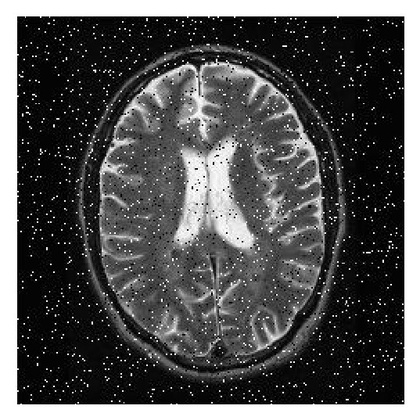
%> input picture LAB 2/Mean_Image1.jpeg, 420 x 420 px, shrunk from 537 x 537 before the run
$ octave Assignment2.m   (GNU Octave 9; MATLAB toolbox functions it lacks are replaced by stand-ins)
%> lines starting %> are read from the running program, lines starting %| are printed output that depends on the picture
### LAB 2/displayMenu.m
function [choice]= displayMenu(options)
for i = 1:length(options)
    fprintf('%d. %s\n', i, options{i});
end

choice = 0;
while ~any(choice == 1:length(options))

    choice = inputNumber('Please insert a number between 1 and 3 to choose menu item: ');

end
%> this loop made 1 pass; the answer given on pass 1: 1

### LAB 2/Compute_Mean.m
function [ output_I1 ] = Compute_Mean(I, K)

    [i, j] = size(I);
    padzero = padarray(I, [(floor(K/2)), (floor(K/2))], 0, 'both');

    for x = 2:(i-1)
        for y = 2:(j-1)
            p = padzero(x:x+K-1, y:y+K-1);
            p_res = reshape(p ,1 ,K*K);
            p_sort= sort(p_res);
            % construct the new image
            output_I1(x,y) = uint8(ceil(sum(p_sort(:)))/(K*K));
        end
    end
end

### LAB 2/inputNumber.m
function [num] = inputNumber(prompt)

while true
    num = str2double(input(prompt, 's'));
    if ~isnan(num)
        return;
    end
end

### LAB 2/Assignment2.m
% Avgousti Savvina 2018030200
% Maragkoudaki Magdalini 2017030169

clc; clear; close all;

% Define menu items
menuItems = {'1.Exercise 1 (Mean Filter)', '2.Exercise 2 (Median Filter)', '3.Exercise 3 (Max & Min Filter)'};


while true
    choice = displayMenu(menuItems);

    % kernel values
    k1 = 3; k2 = 5; k3 = 9; k4 = 7; k5 = 11;

    if choice == 1
        %%%%%%%%%%%%%%%%%%%%%%%%%%%%%% Exercise 1 %%%%%%%%%%%%%%%%%%%%%%%%%%%%%%

        % import the images for Mean Filter
        i_mean1_1 = imread('Mean_Image1.jpeg');
%> i_mean1_1 is the input picture: size 420x420x3 uint8; min 0, max 255, mean 82.9
        i_mean1 = rgb2gray(i_mean1_1);
        i_mean2 = imread('Mean_Image2.jpeg');
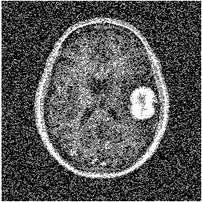
%> input picture LAB 2/Mean_Image2.jpeg, 202 x 202 px, shrunk from 258 x 258 before the run
%> i_mean2 is the input picture: size 202x202 uint8; min 0, max 255, mean 85.1
        figure;
        imshow(i_mean1)
        title('1st Original Photo for Mean Filter')
        figure;
        imshow(i_mean2)
        title('2nd Original Photo for Mean Filter')

        % calling the function Compute_Mean() for picture 1 & 2
        mean1_1 = Compute_Mean(i_mean1, k1);
        mean1_2 = Compute_Mean(i_mean1, k2);
        mean1_3 = Compute_Mean(i_mean1, k3);
        figure;
        subplot(1,3,1); imshow(mean1_1)
        title('Mean filter 3x3 picture 1')
        subplot(1,3,2); imshow(mean1_2)
        title('Mean filter 5x5 picture 1')
        subplot(1,3,3); imshow(mean1_3)
        title('Mean filter 9x9 picture 1')

        mean2_1 = Compute_Mean(i_mean2, k1);
%> call 4 of Compute_Mean, with K = 3
%> in Compute_Mean (call 4), `padzero = padarray(I, [(floor(K/2)), (floor(K/2))], 0, 'both');`:
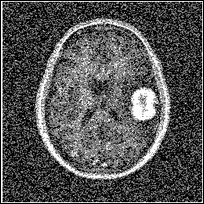
%> padzero: size 204x204 uint8; min 0, max 255, mean 83.5
%> after the loop in Compute_Mean (call 4), `for x = 2:(i-1)`:
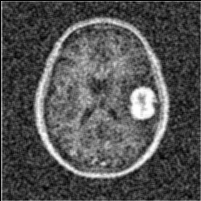
%> output_I1: size 201x201 uint8; min 0, max 253, mean 82.6
        mean2_2 = Compute_Mean(i_mean2, k2);
%> call 5 of Compute_Mean, with K = 5
%> in Compute_Mean (call 5), `padzero = padarray(I, [(floor(K/2)), (floor(K/2))], 0, 'both');`:
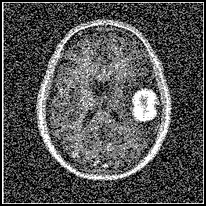
%> padzero: size 206x206 uint8; min 0, max 255, mean 81.9
%> after the loop in Compute_Mean (call 5), `for x = 2:(i-1)`:
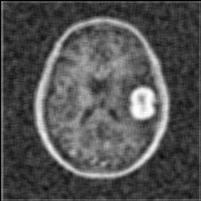
%> output_I1: size 201x201 uint8; min 0, max 253, mean 82.6; mean of the top-left, top-right, bottom-left and bottom-right quarters 79.6, 82.2, 82.5, 85.8
        mean2_3 = Compute_Mean(i_mean2, k3);
%> call 6 of Compute_Mean, with K = 9
%> in Compute_Mean (call 6), `padzero = padarray(I, [(floor(K/2)), (floor(K/2))], 0, 'both');`:
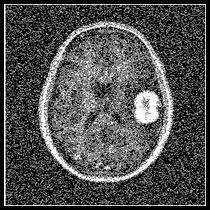
%> padzero: size 210x210 uint8; min 0, max 255, mean 78.8
%> after the loop in Compute_Mean (call 6), `for x = 2:(i-1)`:
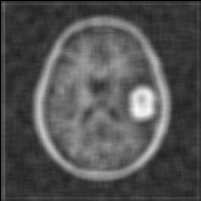
%> output_I1: size 201x201 uint8; min 0, max 250, mean 82.2
%> (the run ends here)
